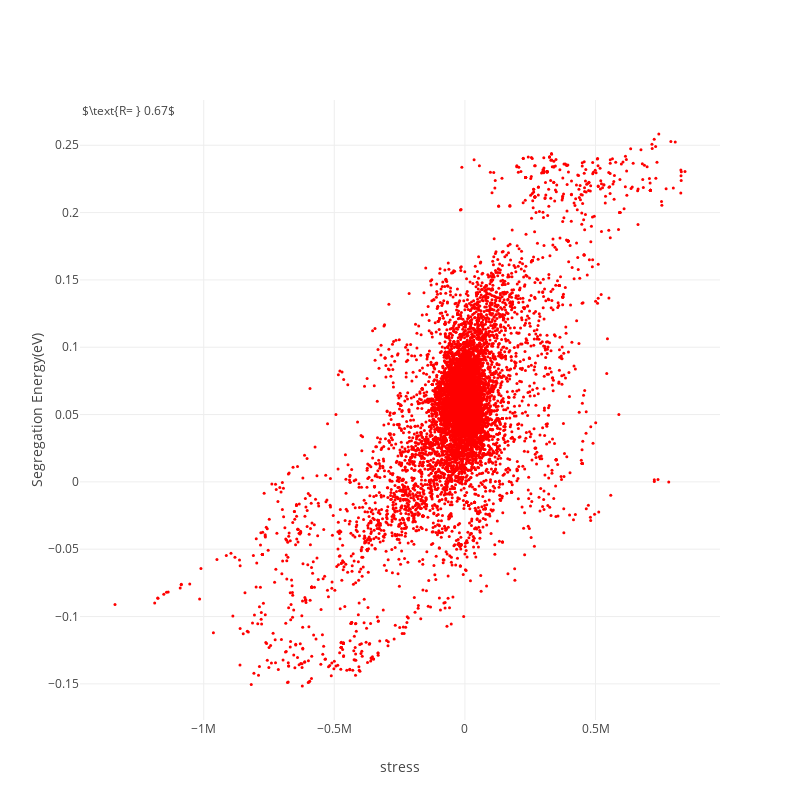

Notebook code cell kept with this figure:
### Code cell
draw_correlation_segE_descriptor(mat, 'stress', 0)

### Figure 1 — Plotly figure (JSON) as saved in the notebook; plotly's stock layout.template omitted (floating-point values rounded to 4 significant figures; data arrays with more than 128 entries replaced by an {"elided": "..."} marker saying what was removed)
{"data": [{"marker": {"color": "red", "size": 3, "symbol": "circle"}, "mode": "markers", "type": "scatter", "uid": "aba4bc89-2a31-433c-a230-72d7c69ef67e", "x": {"elided": "14231 float values"}, "y": {"elided": "14231 float values"}}], "layout": {"annotations": [{"font": {"size": 12}, "showarrow": false, "text": "$\\text{R= } 0.67$", "x": 0, "xref": "paper", "y": 1, "yref": "paper"}], "autosize": false, "height": 800, "width": 800, "xaxis": {"title": {"text": "stress"}, "zeroline": false}, "yaxis": {"title": {"text": "Segregation Energy(eV)"}, "zeroline": false}}}
